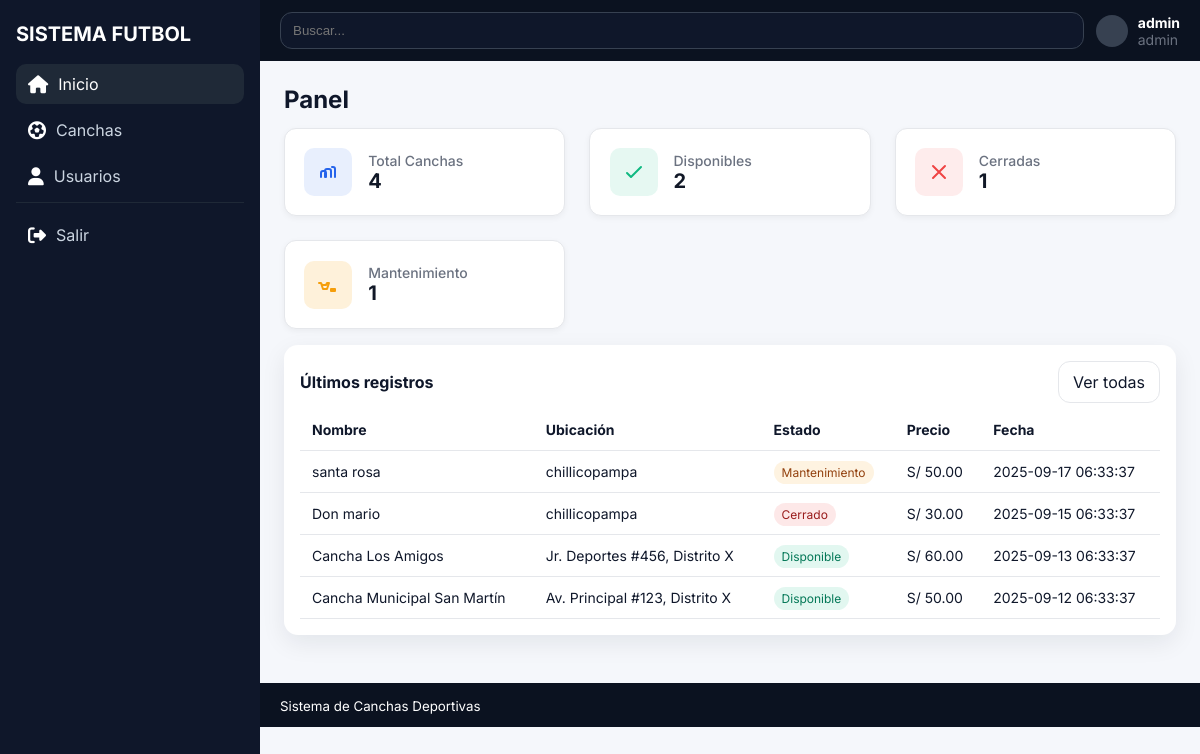
Page /?c=dashboard&a=index (signed in) on the committed database.
### tables this page shows
CREATE TABLE `canchas` (
  `id_cancha` int(11) NOT NULL AUTO_INCREMENT,
  `nombre` varchar(100) NOT NULL,
  `ubicacion` varchar(150) NOT NULL,
  `descripcion` text,
  `estado` varchar(50) DEFAULT 'Disponible',
  `precio_hora` decimal(10,2) DEFAULT '0.00',
  `telefono` varchar(20) DEFAULT NULL,
  `fecha_registro` datetime DEFAULT CURRENT_TIMESTAMP,
  PRIMARY KEY (`id_cancha`)
);

### src/control/DashboardController.php (called while the page is built, shortened)
<?php
class DashboardController {
  public function index() {
    $db = Conexion::getConexion();
    $total     = (int)$db->query("SELECT COUNT(*) c FROM canchas")->fetch()['c'];
    $dispon    = (int)$db->query("SELECT COUNT(*) c FROM canchas WHERE estado='Disponible'")->fetch()['c'];
    $cerradas  = (int)$db->query("SELECT COUNT(*) c FROM canchas WHERE estado='Cerrado'")->fetch()['c'];
    $mant      = (int)$db->query("SELECT COUNT(*) c FROM canchas WHERE estado='Mantenimiento'")->fetch()['c'];
    $ultimas = $db->query("SELECT id_cancha, nombre, ubicacion, estado, precio_hora, fecha_registro
                           FROM canchas ORDER BY fecha_registro DESC LIMIT 8")->fetchAll();
    require __DIR__ . '/../view/dashboard/index.php';
  }
}

### index.php (called while the page is built, shortened)
<?php
$a = $_GET['a'] ?? 'loginForm';
$controller = new $classname();
$controller->$a();

### src/view/dashboard/index.php (the view, shortened to what this page needs)
<?php require __DIR__ . '/../layout/header.php'; ?>
<h2 style="margin:0 0 14px 0">Panel</h2>
<div class="grid" style="display:grid;grid-template-columns:repeat(auto-fit,minmax(220px,1fr));gap:1.5rem">
  <div class="card kpi" style="display:flex;align-items:center;gap:1rem;padding:1.2rem;border:1px solid #e5e7eb;border-radius:12px;background:#fff;box-shadow:0 2px 6px rgba(0,0,0,0.05)">
    <div style="width:48px;height:48px;display:flex;align-items:center;justify-content:center;border-radius:10px;background:rgba(37,99,235,.1);color:#2563eb">
      <svg xmlns="http://www.w3.org/2000/svg" fill="none" viewBox="0 0 24 24" stroke="currentColor" width="24" height="24">
        <path stroke-linecap="round" stroke-linejoin="round" stroke-width="2" d="M9 17v-6a2 2 0 012-2h2a2 2 0 012 2v6m4 0V9a2 2 0 00-2-2h-1m-6 10v-4a2 2 0 00-2-2H7a2 2 0 00-2 2v4" />
      </svg>
    </div>
    <div>
      <h3 style="margin:0;font-size:14px;color:#6b7280;font-weight:500">Total Canchas</h3>
      <strong style="font-size:20px;color:#111827"><?= $total ?></strong>
    </div>
  </div>
  <div class="card kpi" style="display:flex;align-items:center;gap:1rem;padding:1.2rem;border:1px solid #e5e7eb;border-radius:12px;background:#fff;box-shadow:0 2px 6px rgba(0,0,0,0.05)">
    <div style="width:48px;height:48px;display:flex;align-items:center;justify-content:center;border-radius:10px;background:rgba(16,185,129,.1);color:#10b981">
      <svg xmlns="http://www.w3.org/2000/svg" fill="none" viewBox="0 0 24 24" stroke="currentColor" width="24" height="24">
        <path stroke-linecap="round" stroke-linejoin="round" stroke-width="2" d="M5 13l4 4L19 7" />
      </svg>
    </div>
    <div>
      <h3 style="margin:0;font-size:14px;color:#6b7280;font-weight:500">Disponibles</h3>
      <strong style="font-size:20px;color:#111827"><?= $dispon ?></strong>
    </div>
  </div>
  <div class="card kpi" style="display:flex;align-items:center;gap:1rem;padding:1.2rem;border:1px solid #e5e7eb;border-radius:12px;background:#fff;box-shadow:0 2px 6px rgba(0,0,0,0.05)">
    <div style="width:48px;height:48px;display:flex;align-items:center;justify-content:center;border-radius:10px;background:rgba(239,68,68,.1);color:#ef4444">
      <svg xmlns="http://www.w3.org/2000/svg" fill="none" viewBox="0 0 24 24" stroke="currentColor" width="24" height="24">
        <path stroke-linecap="round" stroke-linejoin="round" stroke-width="2" d="M6 18L18 6M6 6l12 12" />
      </svg>
    </div>
    <div>
      <h3 style="margin:0;font-size:14px;color:#6b7280;font-weight:500">Cerradas</h3>
      <strong style="font-size:20px;color:#111827"><?= $cerradas ?></strong>
    </div>
  </div>
  <div class="card kpi" style="display:flex;align-items:center;gap:1rem;padding:1.2rem;border:1px solid #e5e7eb;border-radius:12px;background:#fff;box-shadow:0 2px 6px rgba(0,0,0,0.05)">
    <div style="width:48px;height:48px;display:flex;align-items:center;justify-content:center;border-radius:10px;background:rgba(245,158,11,.15);color:#f59e0b">
      <svg xmlns="http://www.w3.org/2000/svg" fill="none" viewBox="0 0 24 24" stroke="currentColor" width="24" height="24">
        <path stroke-linecap="round" stroke-linejoin="round" stroke-width="2" d="M3 10h2l1 2h4l1-2h2l-2 6h-4l-2-6zm12 6h4v2h-4v-2z" />
      </svg>
    </div>
    <div>
      <h3 style="margin:0;font-size:14px;color:#6b7280;font-weight:500">Mantenimiento</h3>
      <strong style="font-size:20px;color:#111827"><?= $mant ?></strong>
    </div>
  </div>
</div>
<div class="card" style="margin-top:16px">
  <div style="display:flex;justify-content:space-between;align-items:center;margin-bottom:6px">
    <strong>Últimos registros</strong>
    <a class="btn" href="<?= BASE_URL ?>?c=cancha&a=index">Ver todas</a>
  </div>
  <table>
    <thead>
      <tr>
        <th>Nombre</th><th>Ubicación</th><th>Estado</th><th>Precio</th><th>Fecha</th>
      </tr>
    </thead>
    <tbody>
    <?php foreach ($ultimas as $r): ?>
      <tr>
        <td><?= htmlspecialchars($r['nombre']) ?></td>
        <td><?= htmlspecialchars($r['ubicacion']) ?></td>
        <td>
          <?php $cls = $r['estado']==='Disponible'?'ok':($r['estado']==='Cerrado'?'closed':'maint'); ?>
          <span class="tag <?= $cls ?>"><?= htmlspecialchars($r['estado']) ?></span>
        </td>
        <td>S/ <?= number_format($r['precio_hora'],2) ?></td>
        <td><?= htmlspecialchars($r['fecha_registro']) ?></td>
      </tr>
    <?php endforeach; ?>
    </tbody>
  </table>
</div>
<?php require __DIR__ . '/../layout/footer.php'; ?>

### src/view/layout/header.php (shortened to what this page needs)
<!doctype html>
<html lang="es">
<head>
  <link rel="stylesheet" href="https://cdnjs.cloudflare.com/ajax/libs/font-awesome/6.4.0/css/all.min.css">
</head>
<body>
<div class="layout">
  <aside class="sidebar">
    <div class="logo">SISTEMA FUTBOL</div>
    <nav class="nav">
      <a href="<?= BASE_URL ?>?c=dashboard&a=index" class="<?= ($_GET['c']??'')==='dashboard'?'active':'' ?>">
        <i class="fa-solid fa-house"></i> <span>Inicio</span>
      </a>
      <a href="<?= BASE_URL ?>?c=cancha&a=index" class="<?= ($_GET['c']??'')==='cancha'?'active':'' ?>">
        <i class="fa-solid fa-futbol"></i> <span>Canchas</span>
      </a>
      <?php if (!empty($_SESSION['user']) && ($_SESSION['user']['rol'] ?? '')==='admin'): ?>
      <a href="<?= BASE_URL ?>?c=usuario&a=index" class="<?= ($_GET['c']??'')==='usuario'?'active':'' ?>">
        <i class="fa-solid fa-user"></i> <span>Usuarios</span>
      </a>
      <?php endif; ?>
      <div style="margin-top:auto;border-top:1px solid #1f2937;padding-top:12px">
        <a href="<?= BASE_URL ?>?c=auth&a=logout">
          <i class="fa-solid fa-right-from-bracket"></i> <span>Salir</span>
        </a>
      </div>
    </nav>
  </aside>
  <main class="main">
    <div class="topbar">
      <div class="search"><input placeholder="Buscar..." /></div>
      <div class="user"><div class="avatar"></div>
        <div style="font-size:14px">
          <div><strong><?= htmlspecialchars($_SESSION['user']['name'] ?? 'Admin') ?></strong></div>
          <div class="muted"><?= htmlspecialchars($_SESSION['user']['rol'] ?? 'Administrador') ?></div>
        </div>
      </div>
    </div>
    <div class="content">

### src/view/layout/footer.php
</div>
<footer style="background:#0b1220;color:#fff;padding:12px 20px;margin-top:24px">
  <small>Sistema de Canchas Deportivas</small>
</footer>
</main>
</div>
</body>
</html>

### src/view/layout/header.php (style rules this page uses)
:root { --bg:#f5f7fb; --card:#ffffff; --muted:#6b7280; --text:#0f172a; --brand:#2563eb; --sidebar:#0f172a; --ring:#e5e7eb; --danger:#dc2626; --success:#10b981; --radius:14px; --shadow:0 8px 24px rgba(15,23,42,.08); }
* { box-sizing:border-box }
body { margin:0;font-family:Inter,system-ui,Arial,sans-serif;background:var(--bg);color:var(--text) }
a { color:inherit;text-decoration:none }
.layout { display:grid;grid-template-columns:260px 1fr;min-height:100vh }
.sidebar { background:var(--sidebar);color:#fff;padding:22px 16px }
.logo { font-weight:700;font-size:20px;margin-bottom:18px }
.nav { display:flex;flex-direction:column;gap:6px }
.nav a { padding:10px 12px;border-radius:10px;color:#cbd5e1;display:flex;align-items:center;gap:10px }
.nav a i { color:#fff;font-size:18px }
.nav a.active,.nav a:hover { background:#1f2937;color:#fff }
.nav a.active i,.nav a:hover i { color:#fff }
.main { display:flex;flex-direction:column }
.topbar { background:#0b1220;color:#fff;display:flex;align-items:center;gap:12px; padding:12px 20px;position:sticky;top:0;z-index:5 }
.search { flex:1 }
.search input { width:100%;padding:10px 12px;border-radius:12px;border:1px solid #374151;background:#0f172a;color:#fff }
.user { display:flex;align-items:center;gap:10px }
.avatar { width:32px;height:32px;border-radius:50%;background:#374151 }
.content { padding:24px;max-width:1200px;margin:0 auto;width:100% }
.grid { display:grid;grid-template-columns:repeat(4,1fr);gap:16px }
.card { background:var(--card);border-radius:var(--radius);box-shadow:var(--shadow);padding:16px }
.kpi { display:flex;align-items:center;gap:12px }
.muted { color:var(--muted) }
table { width:100%;border-collapse:collapse }
th,td { padding:12px;border-bottom:1px solid var(--ring);text-align:left;font-size:14px }
.tag { padding:4px 8px;border-radius:999px;font-size:12px }
.tag.ok { background:rgba(16,185,129,.12);color:#047857 }
.tag.closed { background:rgba(239,68,68,.12);color:#991b1b }
.tag.maint { background:rgba(245,158,11,.12);color:#92400e }
.btn { display:inline-block;padding:10px 14px;border-radius:12px;border:1px solid var(--ring);background:#fff;cursor:pointer }

### rows in the picture
canchas: nombre "santa rosa", ubicacion "chillicopampa", estado "Mantenimiento", precio_hora "50.00", fecha_registro "2025-09-17 06:33:37"
canchas: nombre "Don mario", ubicacion "chillicopampa", estado "Cerrado", precio_hora "30.00", fecha_registro "2025-09-15 06:33:37"
canchas: nombre "Cancha Los Amigos", ubicacion "Jr. Deportes #456, Distrito X", estado "Disponible", precio_hora "60.00", fecha_registro "2025-09-13 06:33:37"
canchas: nombre "Cancha Municipal San Martín", ubicacion "Av. Principal #123, Distrito X", estado "Disponible", precio_hora "50.00", fecha_registro "2025-09-12 06:33:37"

### other values in the picture
$_SESSION['user']['name'] "admin"
$_SESSION['user']['rol'] "admin"
$total "4"
$dispon "2"
$cerradas "1"
$mant "1"
